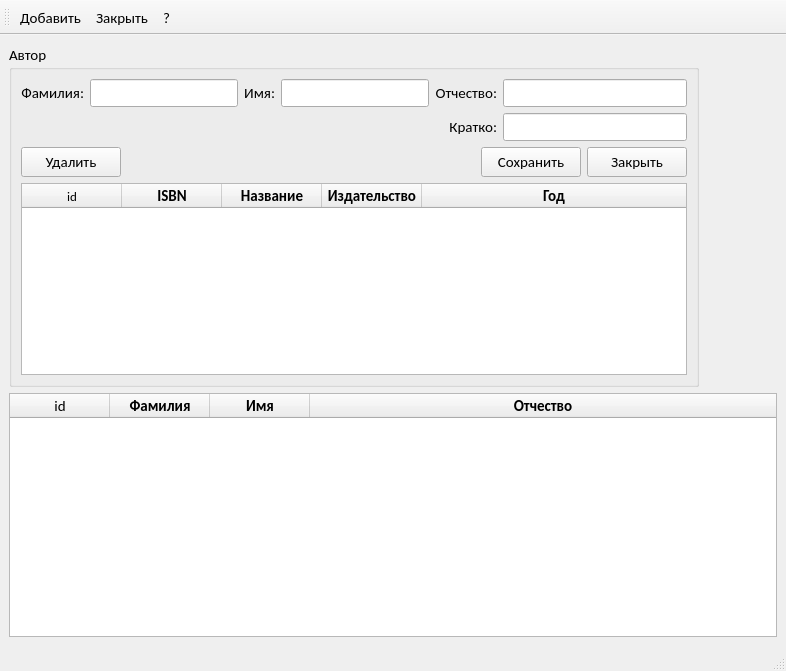
<?xml version="1.0" encoding="UTF-8"?>
<ui version="4.0">
 <class>authors</class>
 <widget class="QMainWindow" name="authors">
  <property name="geometry">
   <rect>
    <x>0</x>
    <y>0</y>
    <width>786</width>
    <height>671</height>
   </rect>
  </property>
  <property name="font">
   <font>
    <family>Calibri</family>
    <pointsize>11</pointsize>
   </font>
  </property>
  <property name="windowTitle">
   <string>Авторы</string>
  </property>
  <widget class="QWidget" name="centralwidget">
   <layout class="QGridLayout" name="gridLayout_2">
    <item row="0" column="0">
     <layout class="QVBoxLayout" name="verticalLayout_5">
      <item>
       <layout class="QHBoxLayout" name="horizontalLayout_5">
        <item>
         <widget class="QGroupBox" name="groupBox_card">
          <property name="minimumSize">
           <size>
            <width>0</width>
            <height>0</height>
           </size>
          </property>
          <property name="maximumSize">
           <size>
            <width>690</width>
            <height>1350</height>
           </size>
          </property>
          <property name="title">
           <string>Автор</string>
          </property>
          <layout class="QGridLayout" name="gridLayout">
           <item row="0" column="0">
            <layout class="QVBoxLayout" name="verticalLayout_4">
             <item>
              <layout class="QVBoxLayout" name="verticalLayout_3">
               <item>
                <layout class="QHBoxLayout" name="horizontalLayout_3">
                 <item>
                  <layout class="QVBoxLayout" name="verticalLayout_2">
                   <item>
                    <layout class="QHBoxLayout" name="horizontalLayout">
                     <item>
                      <widget class="QLabel" name="label">
                       <property name="text">
                        <string>Фамилия:</string>
                       </property>
                       <property name="alignment">
                        <set>Qt::AlignRight|Qt::AlignTrailing|Qt::AlignVCenter</set>
                       </property>
                      </widget>
                     </item>
                     <item>
                      <widget class="QLineEdit" name="lineEdit_fam"/>
                     </item>
                     <item>
                      <widget class="QLabel" name="label_2">
                       <property name="text">
                        <string>Имя:</string>
                       </property>
                       <property name="alignment">
                        <set>Qt::AlignRight|Qt::AlignTrailing|Qt::AlignVCenter</set>
                       </property>
                      </widget>
                     </item>
                     <item>
                      <widget class="QLineEdit" name="lineEdit_ima"/>
                     </item>
                     <item>
                      <widget class="QLabel" name="label_3">
                       <property name="text">
                        <string>Отчество:</string>
                       </property>
                       <property name="alignment">
                        <set>Qt::AlignRight|Qt::AlignTrailing|Qt::AlignVCenter</set>
                       </property>
                      </widget>
                     </item>
                    </layout>
                   </item>
                   <item>
                    <layout class="QHBoxLayout" name="horizontalLayout_2">
                     <item>
                      <spacer name="horizontalSpacer_3">
                       <property name="orientation">
                        <enum>Qt::Horizontal</enum>
                       </property>
                       <property name="sizeHint" stdset="0">
                        <size>
                         <width>428</width>
                         <height>20</height>
                        </size>
                       </property>
                      </spacer>
                     </item>
                     <item>
                      <widget class="QLabel" name="label_7">
                       <property name="text">
                        <string>Кратко:</string>
                       </property>
                       <property name="alignment">
                        <set>Qt::AlignRight|Qt::AlignTrailing|Qt::AlignVCenter</set>
                       </property>
                      </widget>
                     </item>
                    </layout>
                   </item>
                  </layout>
                 </item>
                 <item>
                  <layout class="QVBoxLayout" name="verticalLayout">
                   <item>
                    <widget class="QLineEdit" name="lineEdit_otc"/>
                   </item>
                   <item>
                    <widget class="QLineEdit" name="lineEdit_k"/>
                   </item>
                  </layout>
                 </item>
                </layout>
               </item>
               <item>
                <layout class="QHBoxLayout" name="horizontalLayout_4">
                 <item>
                  <widget class="QPushButton" name="pushButton_del">
                   <property name="minimumSize">
                    <size>
                     <width>100</width>
                     <height>30</height>
                    </size>
                   </property>
                   <property name="maximumSize">
                    <size>
                     <width>100</width>
                     <height>30</height>
                    </size>
                   </property>
                   <property name="text">
                    <string>Удалить</string>
                   </property>
                  </widget>
                 </item>
                 <item>
                  <spacer name="horizontalSpacer_4">
                   <property name="orientation">
                    <enum>Qt::Horizontal</enum>
                   </property>
                   <property name="sizeHint" stdset="0">
                    <size>
                     <width>425</width>
                     <height>17</height>
                    </size>
                   </property>
                  </spacer>
                 </item>
                 <item>
                  <widget class="QPushButton" name="pushButton_save">
                   <property name="minimumSize">
                    <size>
                     <width>100</width>
                     <height>30</height>
                    </size>
                   </property>
                   <property name="maximumSize">
                    <size>
                     <width>100</width>
                     <height>30</height>
                    </size>
                   </property>
                   <property name="text">
                    <string>Сохранить</string>
                   </property>
                  </widget>
                 </item>
                 <item>
                  <widget class="QPushButton" name="pushButton_close">
                   <property name="minimumSize">
                    <size>
                     <width>100</width>
                     <height>30</height>
                    </size>
                   </property>
                   <property name="maximumSize">
                    <size>
                     <width>100</width>
                     <height>30</height>
                    </size>
                   </property>
                   <property name="text">
                    <string>Закрыть</string>
                   </property>
                  </widget>
                 </item>
                </layout>
               </item>
              </layout>
             </item>
             <item>
              <widget class="QTableWidget" name="tableWidget_book">
               <property name="font">
                <font>
                 <family>Calibri</family>
                 <pointsize>10</pointsize>
                </font>
               </property>
               <property name="editTriggers">
                <set>QAbstractItemView::NoEditTriggers</set>
               </property>
               <property name="alternatingRowColors">
                <bool>true</bool>
               </property>
               <property name="selectionMode">
                <enum>QAbstractItemView::SingleSelection</enum>
               </property>
               <property name="selectionBehavior">
                <enum>QAbstractItemView::SelectRows</enum>
               </property>
               <property name="sortingEnabled">
                <bool>true</bool>
               </property>
               <attribute name="horizontalHeaderStretchLastSection">
                <bool>true</bool>
               </attribute>
               <attribute name="verticalHeaderDefaultSectionSize">
                <number>24</number>
               </attribute>
               <column>
                <property name="text">
                 <string>id</string>
                </property>
               </column>
               <column>
                <property name="text">
                 <string>ISBN</string>
                </property>
                <property name="font">
                 <font>
                  <family>Calibri</family>
                  <pointsize>11</pointsize>
                  <weight>75</weight>
                  <bold>true</bold>
                 </font>
                </property>
               </column>
               <column>
                <property name="text">
                 <string>Название</string>
                </property>
                <property name="font">
                 <font>
                  <family>Calibri</family>
                  <pointsize>11</pointsize>
                  <weight>75</weight>
                  <bold>true</bold>
                 </font>
                </property>
               </column>
               <column>
                <property name="text">
                 <string>Издательство</string>
                </property>
                <property name="font">
                 <font>
                  <family>Calibri</family>
                  <pointsize>11</pointsize>
                  <weight>75</weight>
                  <bold>true</bold>
                 </font>
                </property>
               </column>
               <column>
                <property name="text">
                 <string>Год</string>
                </property>
                <property name="font">
                 <font>
                  <family>Calibri</family>
                  <pointsize>11</pointsize>
                  <weight>75</weight>
                  <bold>true</bold>
                 </font>
                </property>
               </column>
              </widget>
             </item>
            </layout>
           </item>
          </layout>
         </widget>
        </item>
        <item>
         <spacer name="horizontalSpacer">
          <property name="orientation">
           <enum>Qt::Horizontal</enum>
          </property>
          <property name="sizeHint" stdset="0">
           <size>
            <width>40</width>
            <height>20</height>
           </size>
          </property>
         </spacer>
        </item>
       </layout>
      </item>
      <item>
       <widget class="QTableWidget" name="tableWidget_authors">
        <property name="font">
         <font>
          <family>Calibri</family>
          <pointsize>11</pointsize>
         </font>
        </property>
        <property name="editTriggers">
         <set>QAbstractItemView::NoEditTriggers</set>
        </property>
        <property name="alternatingRowColors">
         <bool>true</bool>
        </property>
        <property name="selectionMode">
         <enum>QAbstractItemView::SingleSelection</enum>
        </property>
        <property name="selectionBehavior">
         <enum>QAbstractItemView::SelectRows</enum>
        </property>
        <property name="sortingEnabled">
         <bool>true</bool>
        </property>
        <attribute name="horizontalHeaderStretchLastSection">
         <bool>true</bool>
        </attribute>
        <attribute name="verticalHeaderDefaultSectionSize">
         <number>27</number>
        </attribute>
        <column>
         <property name="text">
          <string>id</string>
         </property>
        </column>
        <column>
         <property name="text">
          <string>Фамилия</string>
         </property>
         <property name="font">
          <font>
           <family>Calibri</family>
           <pointsize>11</pointsize>
           <weight>75</weight>
           <bold>true</bold>
          </font>
         </property>
        </column>
        <column>
         <property name="text">
          <string>Имя</string>
         </property>
         <property name="font">
          <font>
           <family>Calibri</family>
           <pointsize>11</pointsize>
           <weight>75</weight>
           <bold>true</bold>
          </font>
         </property>
        </column>
        <column>
         <property name="text">
          <string>Отчество</string>
         </property>
         <property name="font">
          <font>
           <family>Calibri</family>
           <pointsize>11</pointsize>
           <weight>75</weight>
           <bold>true</bold>
          </font>
         </property>
        </column>
       </widget>
      </item>
     </layout>
    </item>
   </layout>
  </widget>
  <widget class="QStatusBar" name="statusbar"/>
  <widget class="QToolBar" name="toolBar">
   <property name="font">
    <font>
     <family>Calibri</family>
     <pointsize>11</pointsize>
    </font>
   </property>
   <property name="windowTitle">
    <string>toolBar</string>
   </property>
   <attribute name="toolBarArea">
    <enum>TopToolBarArea</enum>
   </attribute>
   <attribute name="toolBarBreak">
    <bool>false</bool>
   </attribute>
   <addaction name="actionAdd"/>
   <addaction name="actionClose"/>
   <addaction name="actionHelp"/>
  </widget>
  <action name="actionAdd">
   <property name="text">
    <string>Добавить</string>
   </property>
  </action>
  <action name="actionClose">
   <property name="text">
    <string>Закрыть</string>
   </property>
  </action>
  <action name="actionHelp">
   <property name="text">
    <string>?</string>
   </property>
  </action>
 </widget>
 <resources/>
 <connections/>
</ui>
